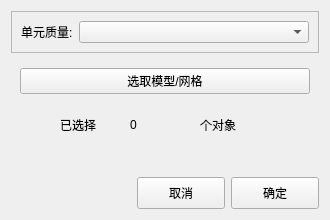
<?xml version="1.0" encoding="UTF-8"?>
<ui version="4.0">
 <class>MeshQualitySettingView</class>
 <widget class="QWidget" name="MeshQualitySettingView">
  <property name="geometry">
   <rect>
    <x>0</x>
    <y>0</y>
    <width>330</width>
    <height>220</height>
   </rect>
  </property>
  <property name="windowTitle">
   <string>Form</string>
  </property>
  <layout class="QGridLayout" name="gridLayout_2">
   <item row="0" column="0">
    <widget class="QFrame" name="frame">
     <property name="frameShape">
      <enum>QFrame::StyledPanel</enum>
     </property>
     <property name="frameShadow">
      <enum>QFrame::Raised</enum>
     </property>
     <layout class="QGridLayout" name="gridLayout">
      <item row="0" column="0">
       <widget class="QLabel" name="label_3">
        <property name="text">
         <string>单元质量:</string>
        </property>
       </widget>
      </item>
      <item row="0" column="1">
       <widget class="QComboBox" name="cb_mode">
        <property name="sizePolicy">
         <sizepolicy hsizetype="Expanding" vsizetype="Fixed">
          <horstretch>0</horstretch>
          <verstretch>0</verstretch>
         </sizepolicy>
        </property>
       </widget>
      </item>
     </layout>
    </widget>
   </item>
   <item row="1" column="0">
    <widget class="QWidget" name="fm_sel" native="true">
     <layout class="QVBoxLayout" name="verticalLayout">
      <item>
       <widget class="QPushButton" name="pb_select">
        <property name="text">
         <string>选取模型/网格</string>
        </property>
       </widget>
      </item>
      <item>
       <layout class="QHBoxLayout" name="horizontalLayout">
        <property name="spacing">
         <number>0</number>
        </property>
        <item>
         <spacer name="horizontalSpacer">
          <property name="orientation">
           <enum>Qt::Vertical</enum>
          </property>
          <property name="sizeHint" stdset="0">
           <size>
            <width>40</width>
            <height>20</height>
           </size>
          </property>
         </spacer>
        </item>
        <item>
         <widget class="QLabel" name="label_count_prefix">
          <property name="text">
           <string>已选择</string>
          </property>
         </widget>
        </item>
        <item>
         <widget class="QLabel" name="lb_count">
          <property name="text">
           <string>0</string>
          </property>
         </widget>
        </item>
        <item>
         <widget class="QLabel" name="label_count_suffix">
          <property name="text">
           <string>个对象</string>
          </property>
         </widget>
        </item>
        <item>
         <spacer name="horizontalSpacer_2">
          <property name="orientation">
           <enum>Qt::Vertical</enum>
          </property>
          <property name="sizeHint" stdset="0">
           <size>
            <width>40</width>
            <height>20</height>
           </size>
          </property>
         </spacer>
        </item>
       </layout>
      </item>
     </layout>
    </widget>
   </item>
   <item row="2" column="0">
    <layout class="QHBoxLayout" name="horizontalLayout_2">
     <property name="topMargin">
      <number>12</number>
     </property>
     <item>
      <spacer name="horizontalSpacer_3">
       <property name="orientation">
        <enum>Qt::Horizontal</enum>
       </property>
       <property name="sizeHint" stdset="0">
        <size>
         <width>40</width>
         <height>20</height>
        </size>
       </property>
      </spacer>
     </item>
     <item>
      <widget class="QPushButton" name="cancelBtn">
       <property name="minimumSize">
        <size>
         <width>88</width>
         <height>32</height>
        </size>
       </property>
       <property name="maximumSize">
        <size>
         <width>88</width>
         <height>16777215</height>
        </size>
       </property>
       <property name="focusPolicy">
        <enum>Qt::StrongFocus</enum>
       </property>
       <property name="text">
        <string>取消</string>
       </property>
      </widget>
     </item>
     <item>
      <widget class="QPushButton" name="confrimBtn">
       <property name="minimumSize">
        <size>
         <width>88</width>
         <height>32</height>
        </size>
       </property>
       <property name="maximumSize">
        <size>
         <width>88</width>
         <height>16777215</height>
        </size>
       </property>
       <property name="text">
        <string>确定</string>
       </property>
      </widget>
     </item>
    </layout>
   </item>
  </layout>
 </widget>
 <resources/>
 <connections/>
</ui>
